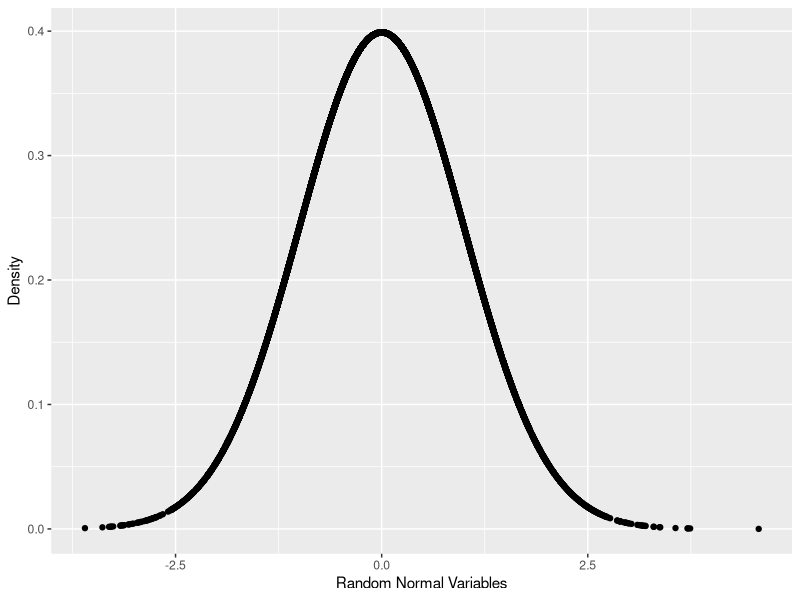
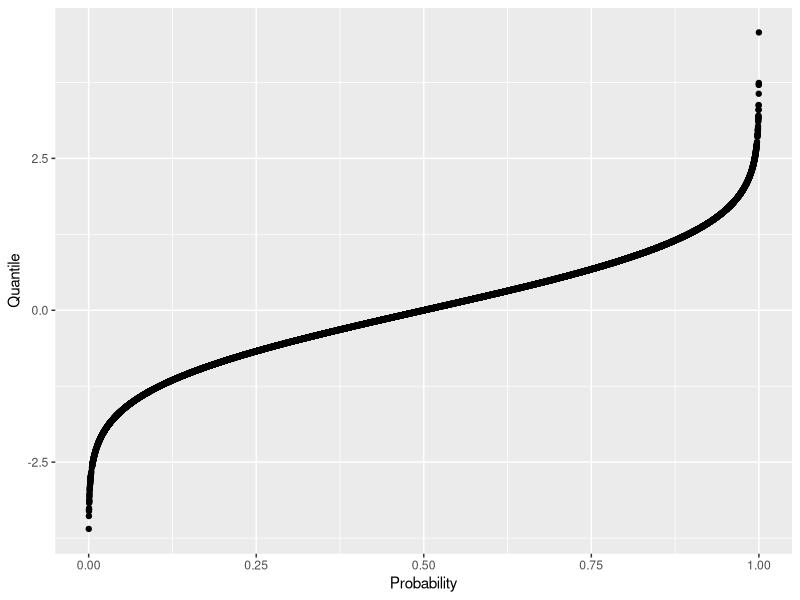

Reproduce these figures in R, in order.
## ---- chunk 1
# extract 10 values from 0-1 standard normal distribution
rnorm_10 <- rnorm(n = 10,mean = 20, sd = 5)
print(rnorm_10)

dnorm(rnorm_10) # the density of the values
#qnorm()

qnorm(c(0.05, 0.95, 0.05/2, 0.95/2, 0.5)) # z score
pnorm(qnorm(c(0.05, 0.95, 0.05/2, 0.95/2, 0.5)) )
## ---- chunk 2
randnorm <- rnorm(10000) # make 10000 values
randdensity <- dnorm(randnorm) # a probability of a value 
library(ggplot2)
ggplot(data.frame(x = randnorm, y = randdensity)) + aes(x = x, y = y) + geom_point() + 
  labs(x = "Random Normal Variables", y = "Density")
randprob <- pnorm(randnorm)
randquan <- qnorm(randprob)
ggplot(data.frame(x = randprob, y = randquan)) + aes(x = x, y = y) + geom_point() + 
  labs(x = "Probability", y = "Quantile")
